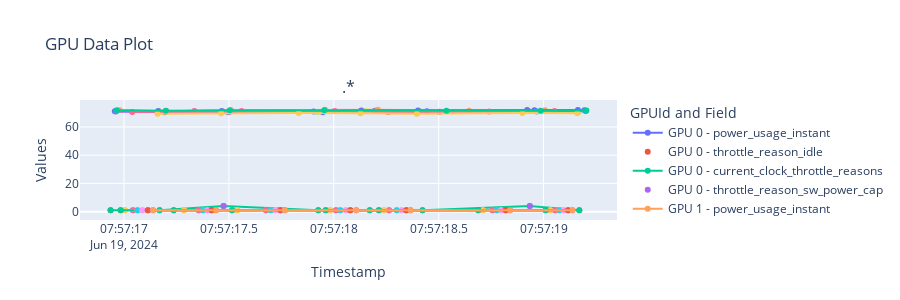

Here is the notebook cell this chart was saved with:
### Code cell
# The diagram is not really readable due to variable ranges for different metrics.
# But it provides the list of metrics
plot_dmon("dmon.csv")
